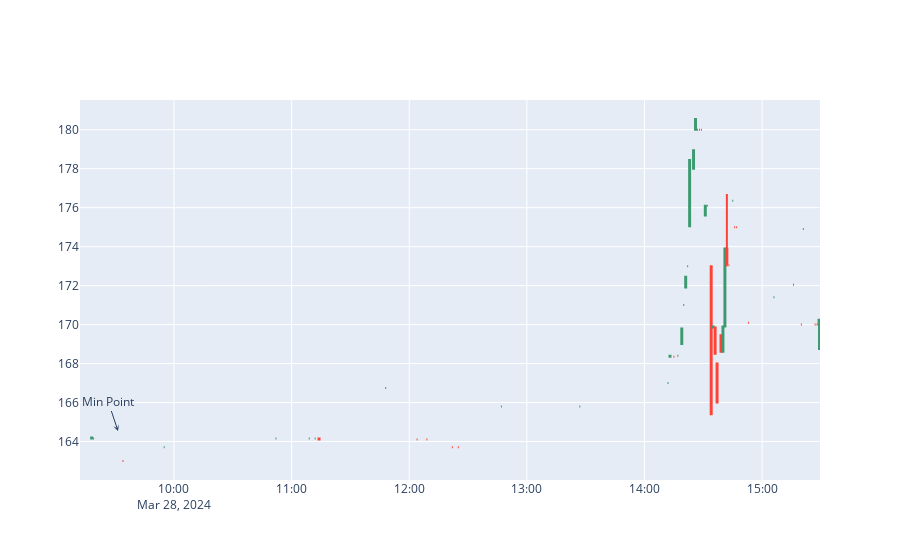

Write notebook code for a chart like this one.
### Code cell
fig.update_layout(xaxis_rangeslider_visible=False, 
                 annotations=[dict( x= rel_data_26_mar.iloc[idx].index[0],
                                   y=min_point,  text='Min Point',yshift=30,xshift=-5,arrowhead=3) ])

fig.show()
